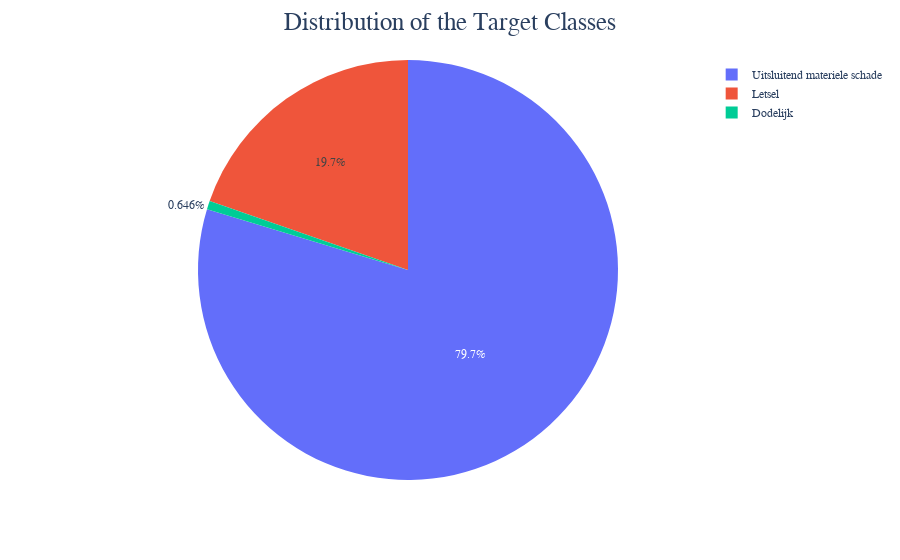

The code cell stored with this chart in its notebook:
### Code cell
pivot = pd.pivot_table(df_TOTAAL, index='AP3_CODE', values='PTJ_ID', aggfunc='count').reset_index()
fig = px.pie(pivot, values='PTJ_ID', names='AP3_CODE')
fig.update_layout(
    font_family="Cambria",
    title_text= 'Distribution of the Target Classes',
    title_font_size =25,
    title_font_family="Cambria",
    title_x=0.5)
fig.show()

### Figure 1 — Plotly figure (JSON) as saved in the notebook; plotly's stock layout.template omitted (floating-point values rounded to 4 significant figures)
{"data": [{"domain": {"x": [0, 1], "y": [0, 1]}, "hovertemplate": "AP3_CODE=%{label}<br>PTJ_ID=%{value}<extra></extra>", "labels": ["Dodelijk", "Letsel", "Uitsluitend materiele schade"], "legendgroup": "", "name": "", "showlegend": true, "type": "pie", "values": [3660, 111461, 451339]}], "layout": {"autosize": true, "font": {"family": "Cambria"}, "legend": {"tracegroupgap": 0}, "margin": {"t": 60}, "title": {"font": {"family": "Cambria", "size": 25}, "text": "Distribution of the Target Classes", "x": 0.5}}}
